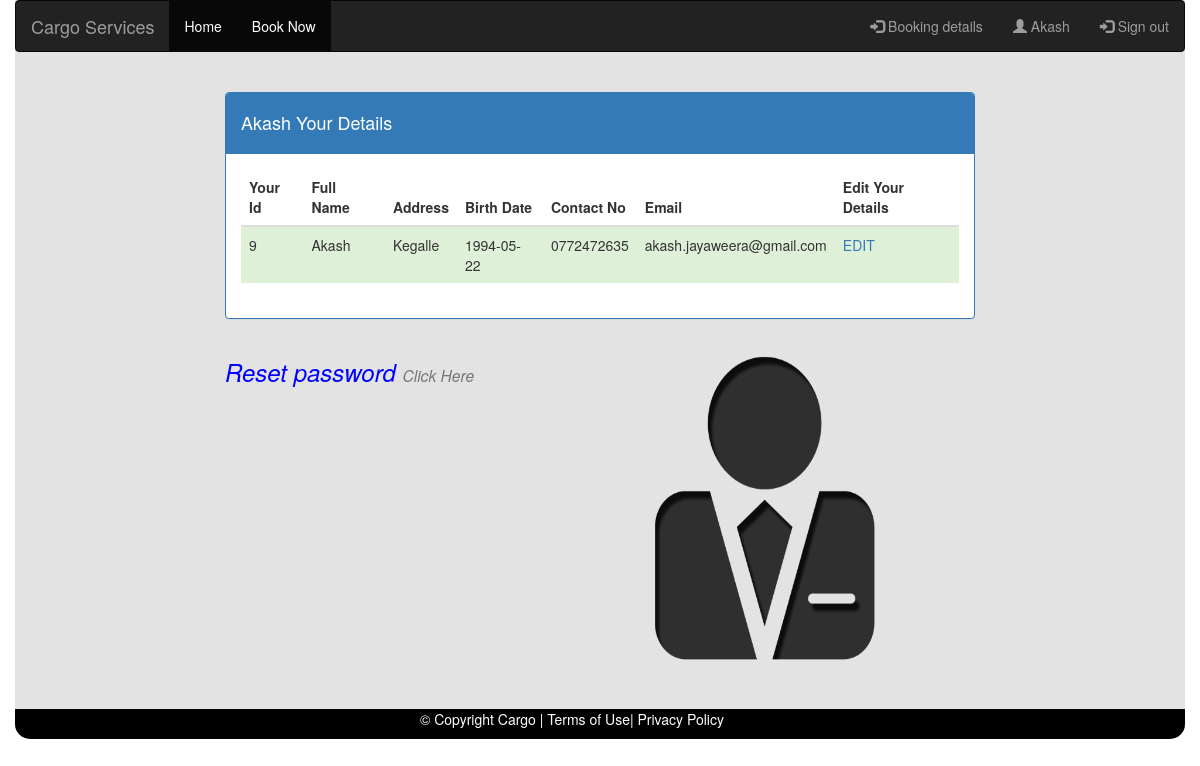
/userdetail.php (signed in), run on the app's committed database.
### tables this page shows
CREATE TABLE `user` (
  `U_Id` int(11) NOT NULL,
  `Full_Name` varchar(50) NOT NULL,
  `Password` varchar(20) NOT NULL,
  `Address` varchar(100) NOT NULL,
  `BirthDate` date NOT NULL,
  `Contact_No` varchar(12) NOT NULL,
  `Email` varchar(50) NOT NULL,
  `Gender` char(1) DEFAULT NULL
);

### userdetail.php (the view, shortened to what this page needs)
<?php
	include 'dbCon.php';
	include 'afterlogin.php';
	$UID=$_SESSION['uname'];
	$sql="SELECT * FROM User WHERE U_Id='$UID'";
	$result=mysqli_query($conn, $sql);
?>
	 <div class="row">
<div class="col-sm-2">
</div>
<div class="col-sm-3">
	<BR>
</div>
</div>
	 <div class="row">
	 	<div class="col-sm-2">
</div>
		<div class="col-sm-8">
			    <div class="panel panel-primary">
      <div class="panel-heading"><h4 ><?php echo $_SESSION['username']; ?> Your Details</h4></div>
      <div class="panel-body">
 <table class="table">
	  <thead>
      <tr>
        <th>Your Id</th>
        <th>Full Name</th>
        <th>Address</th>
        <th>Birth Date</th>
        <th>Contact No</th>
         <th>Email</th>
        <th>Edit Your Details</th>
      </tr>
    </thead>
<?php
	while($row=mysqli_fetch_array($result)){
		    echo"<tbody>";
      		echo "<tr class='success'>";
        	echo"<td>".$row['U_Id']."</td>";
        	echo "<td>".$row['Full_Name']."</td>";
        	echo"<td>".$row['Address']."</td>";
			echo"<td>".$row['BirthDate']."</td>";
			echo"<td>".$row['Contact_No']."</td>";
			echo"<td>".$row['Email']."</td>";
			echo"<td>"."<a href=edit.php?".$row['U_Id']; echo">EDIT</a></td>";
      		echo "</tr>";
			echo "</tbody>";
	}
		echo "</table>";
?>
</div>
</div>
</div>
    </div>
 <div class="row">
		<div class="col-sm-2	">
		</div>
		<div class="col-sm-4">
			<h3 style="color: blue"><i>Reset password <a  href="resetPass.php"> <small>Click Here</small>   </a></i> </h2>
		</div>
		<div class="col-sm-6">
			<img src="images/user1.png" width="300px" height="350px" />
		</div>
</div>
<div class="row">
	<br/>
</div>
<div class="row" style="background-color: black; color: white; border-bottom-right-radius:15px; border-bottom-left-radius:15px;">
			<div class="col-sm-4">
			</div>
			<div class="col-sm-4">
					<footer id="footer">
				<div id="footer-inner">
					<p>&copy; Copyright Cargo &#124; Terms of Use&#124; Privacy Policy</p>
				</div>
			</footer>
			</div>
	</div>

### data on the page
user: U_Id "9", Full_Name "Akash", Address "Kegalle", BirthDate "1994-05-22", Contact_No "0772472635", Email "akash.jayaweera@gmail.com"

### other printed values
$_SESSION['username'] "Akash"
